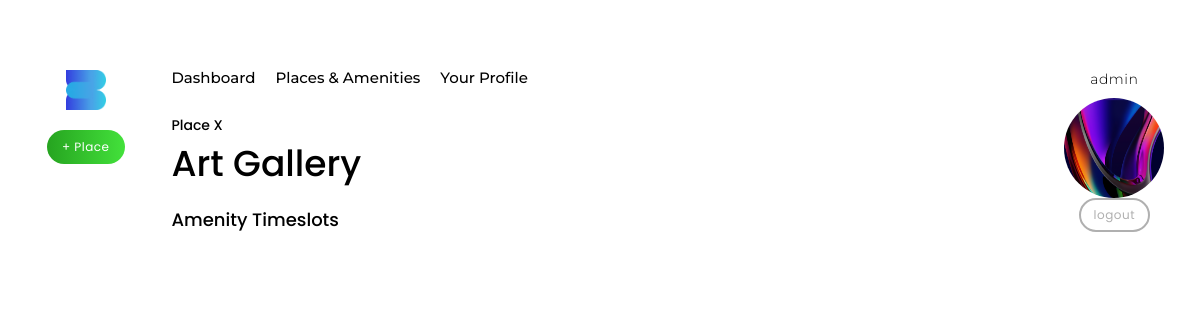
The page /member/amenity/2 (signed in) on the database its author committed.
### siteApp/models.py (models this page shows, shortened)
class Place(models.Model):
    name = models.CharField(max_length=200, blank=False, unique=True)
    email = models.CharField(max_length=200, blank=True, null=True)
    phone_number = PhoneNumberField(null=True, blank=True, unique=False)
    address = models.ForeignKey(
        "siteApp.Address", null=True, blank=True, on_delete=models.DO_NOTHING)
    capacity = models.IntegerField(null=True, blank=True)
    description = models.TextField(max_length=500, blank=True)
    image = models.ImageField(upload_to=user_upload_directory_path, null=True, blank=True)
    date_created = models.DateTimeField(auto_now_add=True)
    class Meta:
        ordering = ('date_created',)

class Amenity(models.Model):
    name = models.CharField(max_length=200, blank=False)
    place = models.ForeignKey(
        "siteApp.Place", blank=False, on_delete=models.CASCADE)
    subtitle = models.CharField(max_length=200, blank=True)
    description = models.CharField(max_length=200, blank=True)
    date_created = models.DateTimeField(auto_now_add=True)
    timeslots = models.JSONField(blank=True, null=True)
    image = models.ImageField(upload_to=user_upload_directory_path, null=True, blank=True)
    class Meta:
        ordering = ('date_created',)

class Profile(models.Model):
    user = models.OneToOneField(
        settings.AUTH_USER_MODEL, null=False, on_delete=models.CASCADE, related_name="profile")
    phone_number = PhoneNumberField(null=True, blank=True, unique=True)
    bio = models.TextField(max_length=200, blank=True)
    image = models.ImageField(upload_to=user_upload_directory_path, null=True, blank=True)
    date_created = models.DateTimeField(auto_now_add=True)
    class Meta:
        ordering = ('date_created',)

### accountsApp/models.py (models this page shows, shortened)
class CustomUser(AbstractUser):
    email = models.EmailField(verbose_name='Email',
                              unique=True, null=False, blank=False)
    username = models.CharField(max_length=20, blank=False, unique=True)
    alias = models.CharField(max_length=40)
    first_name = models.CharField(max_length=30, null=False, blank=False)
    last_name = models.CharField(max_length=30, null=False, blank=False)
    date_created = models.DateTimeField(auto_now_add=True)
    USERNAME_FIELD = 'email'
    REQUIRED_FIELDS = ['username', 'first_name', 'last_name']
    objects = CustomUserManager()

### memberApp/views.py (the view)
# urls.py: path('amenity/<str:pk>', views.amenity_view, name="amenity-member"),
def amenity_view(request, pk):
    amenity = Amenity.objects.get(id=pk)
    jsonTimeslots = amenity.timeslots
    page_title = amenity.name
    page_subtitle = amenity.place.name
    context = {
        'page_title': page_title,
        'page_subtitle': page_subtitle,
        'amenity':amenity,
        'jsonTimeslots':jsonTimeslots,
    }
    template_name = 'memberApp/amenity.html'
    return render(request, template_name, context)

### templates/memberApp/amenity.html (shortened to what this page needs)
{% extends 'base.html' %}
{% load static %}
{% block headers %}
<link rel="stylesheet" type="text/css" href="{% static 'css/timeslots.css' %}">
{% endblock headers %}
{% block pageheader %}
<div class="header3">{{page_subtitle}}</div>
<div class="header1">{{page_title}}</div>
{% endblock pageheader %}
{% block content %}
<div class="header2">Amenity Timeslots </div>
{% endblock content %}

### templates/base.html (shortened to what this page needs)
{% load static %}
<!DOCTYPE html>
<html lang="en">
<head>
    <link rel="stylesheet" type="text/css" href="{% static 'css/main.css' %}">
    <link rel="stylesheet" type="text/css" href="{% static 'css/components.css' %}">
    {% block headers %} {% endblock headers %}
</head>
<body>
    <div class="platform-base">
        <div class="side-container" id="side-container--left">
            {% block sidecontainer-left %}
                <img src="{% static 'images/Bloom Logo-Transparent-Darker-Blue.png'%}" style="width: 40px; margin-bottom: 20px;" alt="">
                {% include 'components/button.html' with name="button style2" text="+ Place"%}
            {% endblock sidecontainer-left %}
        </div>
        <div class="main-container">
            {% include 'components/navbar.html' %}
            <div class="main-container__header">
                {% block pageheader %}
                {% endblock pageheader %}
            </div>
            <div class="main-container__grid-container">
                {% block content %}
                {% endblock content %}
            </div>
        </div>
        <div class="side-container" id="side-container--right">
            {% if request.path != "/login" %}
            <div class="body1">
                {{request.user.first_name}}
            </div>
            {% endif %}
            {% block sidecontainer-right %}
                <img src="{{ request.user.profile.image.url }}" alt="" style="height: 100px; width: 100px; border-radius: 50%;">
                {% include 'components/button-logout.html' with link='logout' text='logout' %}
            {% endblock sidecontainer-right %}
        </div>
    </div>
</body>
</html>

### static/css/main.css (style rules this page uses)
* { -webkit-box-sizing: border-box; box-sizing: border-box; }
body { margin: 0; padding: 0; }
.platform-base { width: 100%; height: -webkit-fit-content; height: -moz-fit-content; height: fit-content; min-height: 100vh; display: -webkit-box; display: -ms-flexbox; display: flex; -webkit-box-pack: center; -ms-flex-pack: center; justify-content: center; -webkit-box-align: start; -ms-flex-align: start; align-items: flex-start; }
.side-container { -webkit-box-flex: 1; -ms-flex: 1; flex: 1; height: 100vh; display: -webkit-box; display: -ms-flexbox; display: flex; -webkit-box-orient: vertical; -webkit-box-direction: normal; -ms-flex-direction: column; flex-direction: column; -webkit-box-pack: start; -ms-flex-pack: start; justify-content: flex-start; -webkit-box-align: center; -ms-flex-align: center; align-items: center; padding-top: 70px; }
.side-container > div { margin-bottom: 10px; }
.main-container { z-index: 1; -webkit-box-flex: 5; -ms-flex: 5; flex: 5; height: -webkit-fit-content; height: -moz-fit-content; height: fit-content; min-height: 200vh; padding-top: 70px; display: -webkit-box; display: -ms-flexbox; display: flex; -webkit-box-orient: vertical; -webkit-box-direction: normal; -ms-flex-direction: column; flex-direction: column; -webkit-box-align: start; -ms-flex-align: start; align-items: flex-start; }
.main-container__header { width: 100%; padding: 30px 0 10px 0; }
.main-container__grid-container { height: 100%; min-height: 70vh; width: 100%; }

### static/css/components.css (style rules this page uses)
* { -webkit-box-sizing: border-box; box-sizing: border-box; }
.header1 { width: 100%; font-family: "Poppins"; font-style: normal; font-weight: 500; font-size: 36px; line-height: auto; }
.header2 { width: 100%; font-family: "Poppins"; font-style: normal; font-weight: 500; font-size: 18px; line-height: auto; padding: 5px 0 5px 0; }
.header3 { width: 100%; font-family: "Poppins"; font-style: normal; font-weight: 500; font-size: 14px; }
.body1 { font-family: "Montserrat"; font-style: normal; font-weight: 300; font-size: 14px; line-height: auto; letter-spacing: 0.5px; }

### rows shown on the page
Place: name "Place X"
Amenity: name "Art Gallery"
CustomUser: user.first_name "admin", user.profile.image (picture)

### other values the page prints
{{ text }} "+ Place"
{{ text }} "logout"
